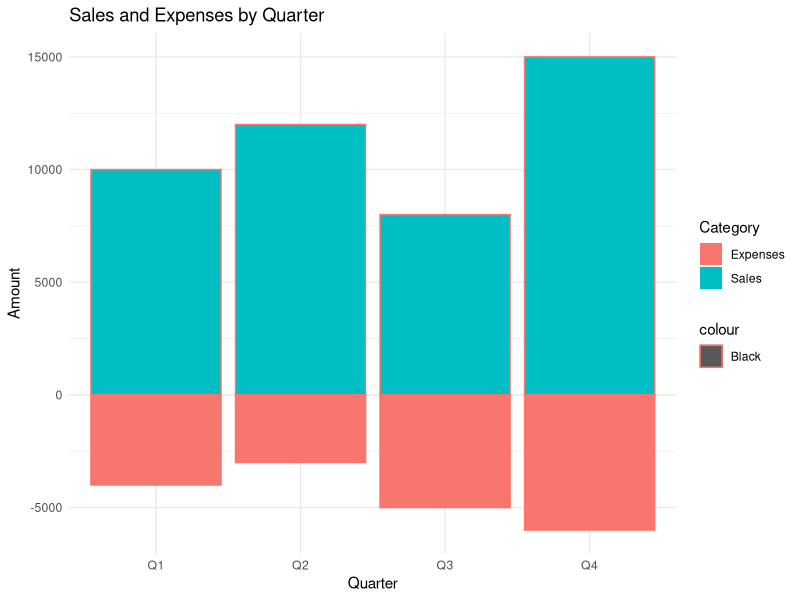

Write the R code that produced this figure.
install.packages("ggplot2")

library(ggplot2)

sales <- c(10000,12000,8000,15000)
expenses <- c(4000,3000,5000,6000)
quarters <- c("Q1","Q2","Q3","Q4")
print(quarters)

business_data <- data.frame(Quarter = quarters, Sales = sales,Expenses = expenses)

#Data Exploration
print(summary(business_data))

#Plotting the graph to visualize the data
ggplot(business_data, aes(x=Quarter))+
  geom_bar(aes(y = Sales,fill="Sales",color="Black"),stat = "identity")+
  geom_bar(aes(y = -Expenses, fill = "Expenses",color="Black"),stat = "identity")+
  labs(title="Sales and Expenses by Quarter", y = "Amount", fill = "Category")+
  theme_minimal()

